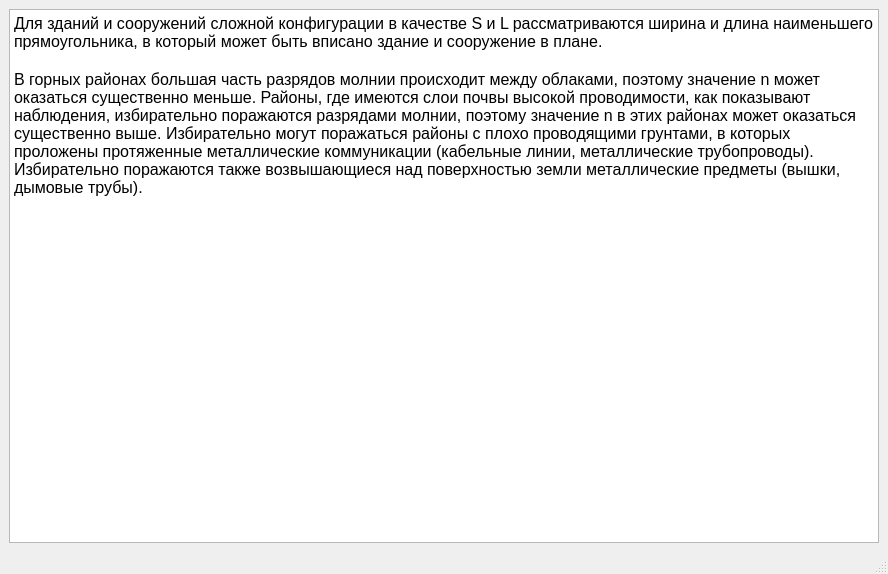
<?xml version="1.0" encoding="UTF-8"?>
<ui version="4.0">
 <class>imageViewer</class>
 <widget class="QMainWindow" name="imageViewer">
  <property name="geometry">
   <rect>
    <x>0</x>
    <y>0</y>
    <width>888</width>
    <height>574</height>
   </rect>
  </property>
  <property name="windowTitle">
   <string>MainWindow</string>
  </property>
  <widget class="QWidget" name="centralwidget">
   <layout class="QVBoxLayout" name="verticalLayout">
    <item>
     <widget class="QTextBrowser" name="textBrowser">
      <property name="html">
       <string>&lt;!DOCTYPE HTML PUBLIC &quot;-//W3C//DTD HTML 4.0//EN&quot; &quot;http://www.w3.org/TR/REC-html40/strict.dtd&quot;&gt;
&lt;html&gt;&lt;head&gt;&lt;meta name=&quot;qrichtext&quot; content=&quot;1&quot; /&gt;&lt;style type=&quot;text/css&quot;&gt;
p, li { white-space: pre-wrap; }
&lt;/style&gt;&lt;/head&gt;&lt;body style=&quot; font-family:'MS Shell Dlg 2'; font-size:7.8pt; font-weight:400; font-style:normal;&quot;&gt;
&lt;p style=&quot; margin-top:0px; margin-bottom:0px; margin-left:0px; margin-right:0px; -qt-block-indent:0; text-indent:0px;&quot;&gt;&lt;span style=&quot; font-size:12pt;&quot;&gt;Для зданий и сооружений сложной конфигурации в качестве S и L рассматриваются ширина и длина наименьшего прямоугольника, в который может быть вписано здание и сооружение в плане.&lt;/span&gt;&lt;/p&gt;
&lt;p style=&quot;-qt-paragraph-type:empty; margin-top:0px; margin-bottom:0px; margin-left:0px; margin-right:0px; -qt-block-indent:0; text-indent:0px; font-size:12pt;&quot;&gt;&lt;br /&gt;&lt;/p&gt;
&lt;p style=&quot; margin-top:0px; margin-bottom:0px; margin-left:0px; margin-right:0px; -qt-block-indent:0; text-indent:0px;&quot;&gt;&lt;span style=&quot; font-size:12pt;&quot;&gt;В горных районах большая часть разрядов молнии происходит между облаками, поэтому значение n может оказаться существенно меньше. Районы, где имеются слои почвы высокой проводимости, как показывают наблюдения, избирательно поражаются разрядами молнии, поэтому значение n в этих районах может оказаться существенно выше. Избирательно могут поражаться районы с плохо проводящими грунтами, в которых проложены протяженные металлические коммуникации (кабельные линии, металлические трубопроводы). Избирательно поражаются также возвышающиеся над поверхностью земли металлические предметы (вышки, дымовые трубы).&lt;/span&gt;&lt;/p&gt;
&lt;p style=&quot;-qt-paragraph-type:empty; margin-top:0px; margin-bottom:0px; margin-left:0px; margin-right:0px; -qt-block-indent:0; text-indent:0px; font-size:12pt;&quot;&gt;&lt;br /&gt;&lt;/p&gt;
&lt;p style=&quot; margin-top:0px; margin-bottom:0px; margin-left:0px; margin-right:0px; -qt-block-indent:0; text-indent:0px;&quot;&gt;&lt;img src=&quot;:/image/image/lightningFrequency.jpg&quot; /&gt;&lt;/p&gt;&lt;/body&gt;&lt;/html&gt;</string>
      </property>
     </widget>
    </item>
   </layout>
  </widget>
  <widget class="QMenuBar" name="menubar">
   <property name="geometry">
    <rect>
     <x>0</x>
     <y>0</y>
     <width>888</width>
     <height>25</height>
    </rect>
   </property>
  </widget>
  <widget class="QStatusBar" name="statusbar"/>
 </widget>
 <resources/>
 <connections/>
</ui>
